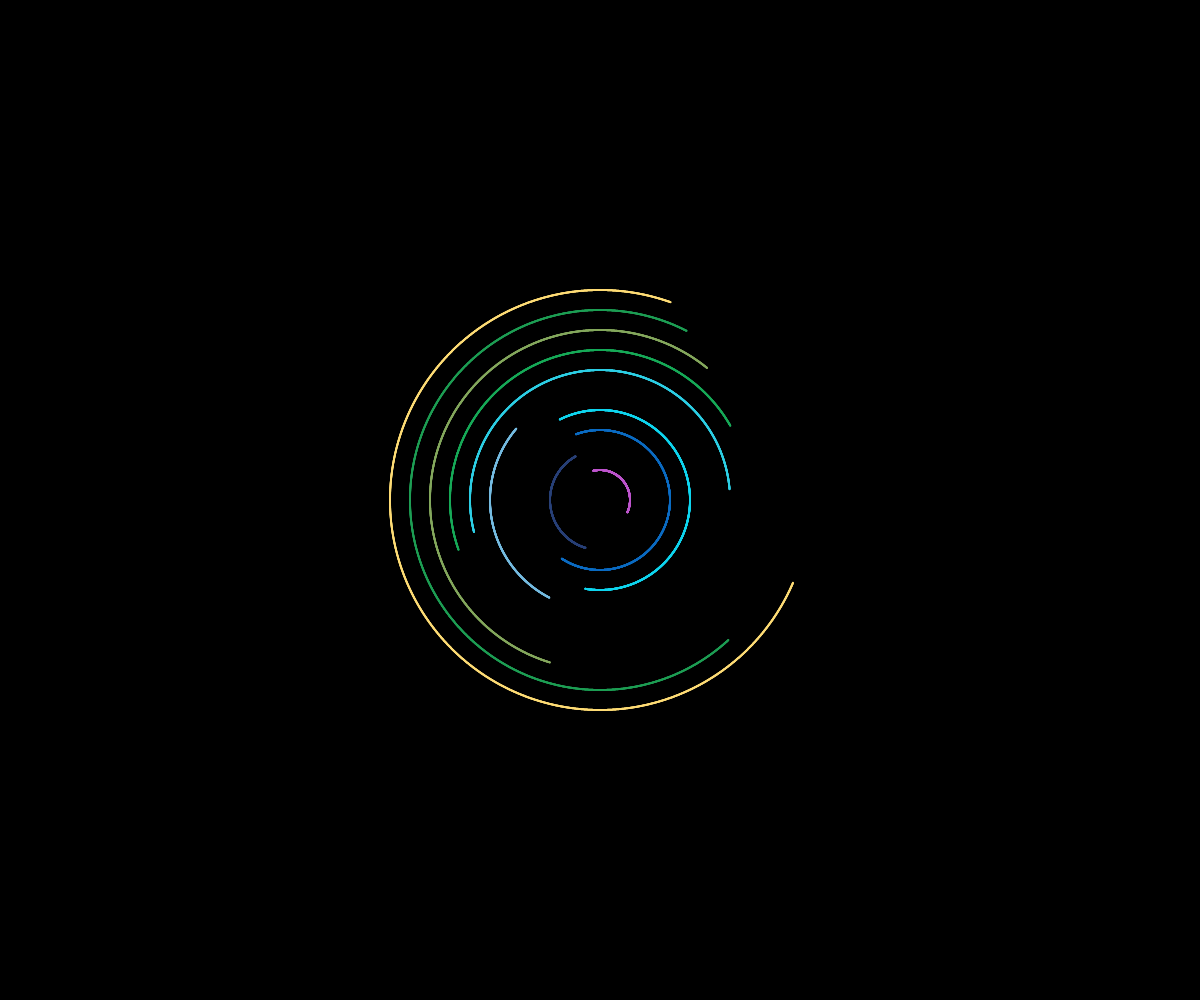
Frame 1 (no input)
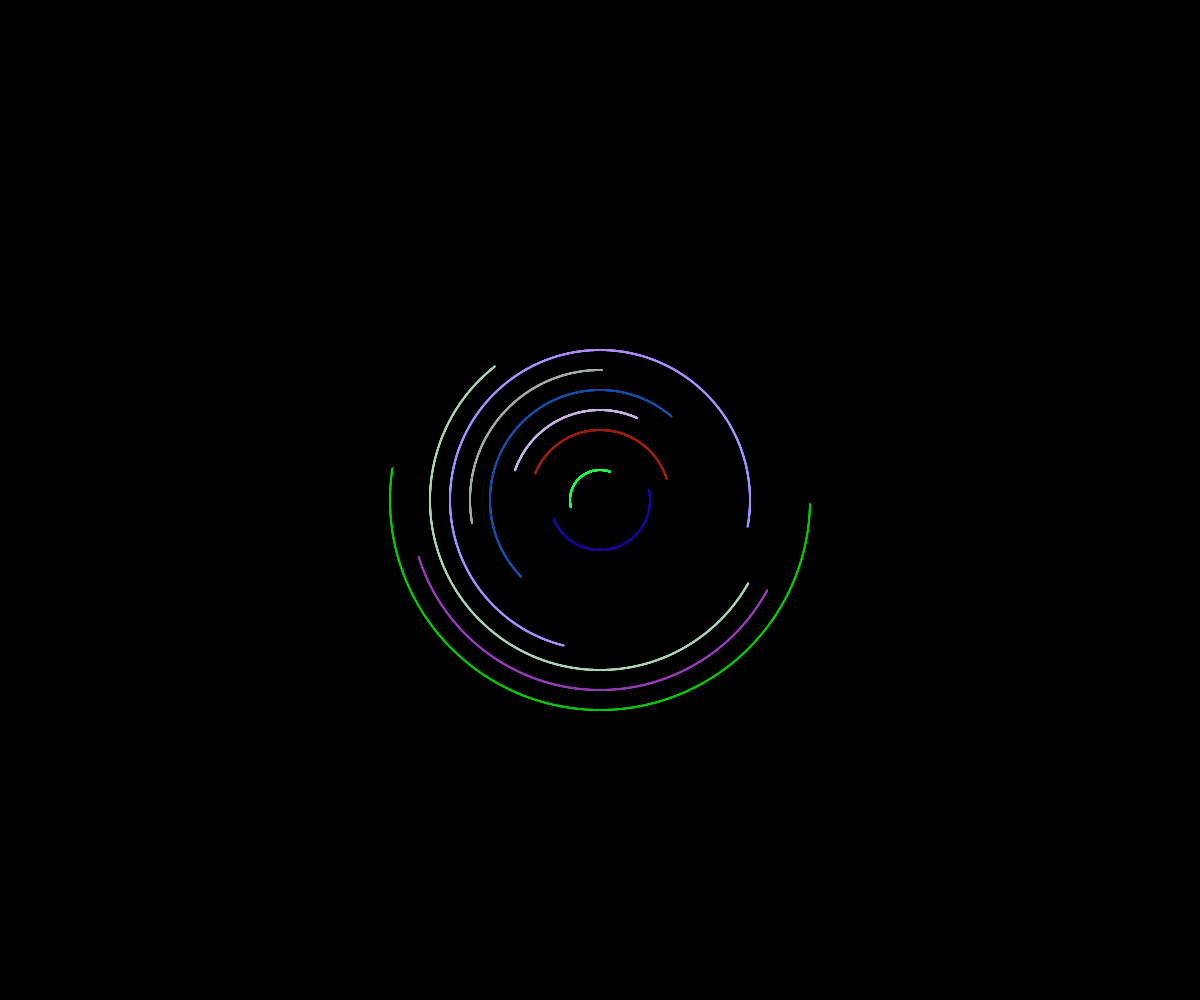
Frame 2 (the mouse pressed at the canvas centre, redrawn once)

The p5.js sketch that drew these frames (run headless with seeded random() and noise() and a simulated clock; the mouse was pressed at the canvas centre and the sketch redrawn once):

// p5.js sketch
// ── sketch.js
function setup() {
  createCanvas(windowWidth, windowHeight);
  angleMode(DEGREES); // Angle is interpreted as degrees instead of radians
}

function draw() {
  background(0);
  stroke(255);

  // Draw a circle by the points
  let x = width / 2,
    y = height / 2, // Canvas center
    step = 0.1, // Step
    weight = 2, // Thickness
    amount = 10, // Amount of arcs
    gap = 20, // Space between circles
    currentRadius = 30; // Initial/current radius

  strokeWeight(weight);

  for (let i = 0; i < amount; i++)
  {
    let startAngle = random(360), // Random start angle
      endAngle = startAngle + random(90, 270); // Random end angle (from 90 to 270 deg)

    stroke(random(255), random(255), random(255)); // Set random color (RGB)

    // Draw an arc
    for (let a = startAngle; a <= endAngle; a += step)
    {
      let cx = x + cos(a) * currentRadius, // Current x
        cy = y + sin(a) * currentRadius; // Current y

      point(cx, cy);
    }

    currentRadius += gap; // Add gap and thickness to the current radius
  }

  noLoop(); // Stop animation
}
